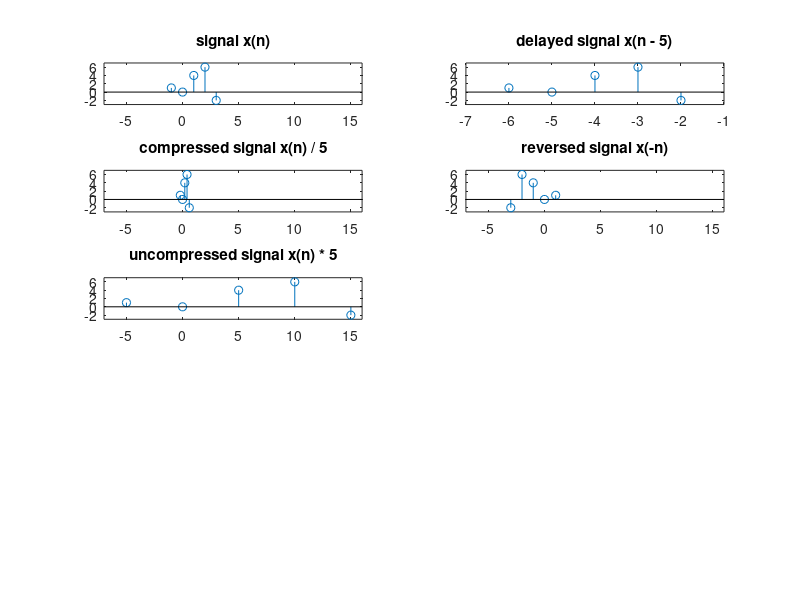

Reproduce this figure in MATLAB.
% 18/04/2022 - @Abel Pinheiro de Figueiredo
% This script presents a few useful operations with signals

% Discrete Time Signal
n = [-1 0 1 2 3];
x = [1 0 4 6 -2];
factor = 5;

% Shifting operation | delay/advanced signal
shift = n - factor;

% Reversing operation
reverse = (-1) * n;

% Scaling operation 
% uncompression
scale2 = n * factor;
% compression
scale = n / factor;

subplot(5,2,1);
stem(n,x);
axis([-7 16 -3 7]);
title('signal x(n)');

subplot(5,2,2);
stem(shift,x);
axis([-7 -1 -3 7]);
title('delayed signal x(n - 5)');

subplot(5,2,3);
stem(scale,x);
axis([-7 16 -3 7]);
title('compressed signal x(n) / 5');

subplot(5,2,4);
stem(reverse,x);
axis([-7 16 -3 7]);
title('reversed signal x(-n)');

subplot(5,2,5);
stem(scale2,x);
axis([-7 16 -3 7]);
title('uncompressed signal x(n) * 5');

%% com imagens
